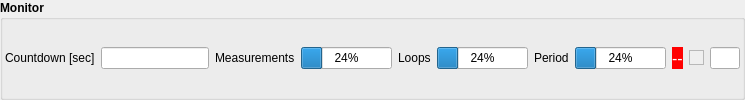
              <widget class="QGroupBox" name="groupBox_monitor">
               <property name="font">
                <font>
                 <pointsize>9</pointsize>
                 <weight>75</weight>
                 <bold>true</bold>
                </font>
               </property>
               <property name="title">
                <string>Monitor</string>
               </property>
               <layout class="QGridLayout" name="gridLayout_16">
                <property name="leftMargin">
                 <number>2</number>
                </property>
                <property name="topMargin">
                 <number>2</number>
                </property>
                <property name="rightMargin">
                 <number>2</number>
                </property>
                <property name="bottomMargin">
                 <number>2</number>
                </property>
                <item row="0" column="8">
                 <widget class="QLabel" name="label_display_status">
                  <property name="palette">
                   <palette>
                    <active>
                     <colorrole role="WindowText">
                      <brush brushstyle="SolidPattern">
                       <color alpha="255">
                        <red>255</red>
                        <green>255</green>
                        <blue>255</blue>
                       </color>
                      </brush>
                     </colorrole>
                     <colorrole role="Base">
                      <brush brushstyle="SolidPattern">
                       <color alpha="255">
                        <red>255</red>
                        <green>255</green>
                        <blue>255</blue>
                       </color>
                      </brush>
                     </colorrole>
                     <colorrole role="Window">
                      <brush brushstyle="SolidPattern">
                       <color alpha="255">
                        <red>255</red>
                        <green>0</green>
                        <blue>0</blue>
                       </color>
                      </brush>
                     </colorrole>
                    </active>
                    <inactive>
                     <colorrole role="WindowText">
                      <brush brushstyle="SolidPattern">
                       <color alpha="255">
                        <red>255</red>
                        <green>255</green>
                        <blue>255</blue>
                       </color>
                      </brush>
                     </colorrole>
                     <colorrole role="Base">
                      <brush brushstyle="SolidPattern">
                       <color alpha="255">
                        <red>255</red>
                        <green>255</green>
                        <blue>255</blue>
                       </color>
                      </brush>
                     </colorrole>
                     <colorrole role="Window">
                      <brush brushstyle="SolidPattern">
                       <color alpha="255">
                        <red>255</red>
                        <green>0</green>
                        <blue>0</blue>
                       </color>
                      </brush>
                     </colorrole>
                    </inactive>
                    <disabled>
                     <colorrole role="WindowText">
                      <brush brushstyle="SolidPattern">
                       <color alpha="255">
                        <red>120</red>
                        <green>120</green>
                        <blue>120</blue>
                       </color>
                      </brush>
                     </colorrole>
                     <colorrole role="Base">
                      <brush brushstyle="SolidPattern">
                       <color alpha="255">
                        <red>255</red>
                        <green>0</green>
                        <blue>0</blue>
                       </color>
                      </brush>
                     </colorrole>
                     <colorrole role="Window">
                      <brush brushstyle="SolidPattern">
                       <color alpha="255">
                        <red>255</red>
                        <green>0</green>
                        <blue>0</blue>
                       </color>
                      </brush>
                     </colorrole>
                    </disabled>
                   </palette>
                  </property>
                  <property name="font">
                   <font>
                    <pointsize>12</pointsize>
                    <weight>50</weight>
                    <italic>false</italic>
                    <bold>false</bold>
                   </font>
                  </property>
                  <property name="accessibleDescription">
                   <string>mmonitor:/display_text_state:RTUPDATE=yes</string>
                  </property>
                  <property name="autoFillBackground">
                   <bool>true</bool>
                  </property>
                  <property name="text">
                   <string>--</string>
                  </property>
                 </widget>
                </item>
                <item row="0" column="5">
                 <widget class="QProgressBar" name="progressBar_2">
                  <property name="font">
                   <font>
                    <weight>50</weight>
                    <italic>false</italic>
                    <bold>false</bold>
                   </font>
                  </property>
                  <property name="accessibleDescription">
                   <string>mmonitor:/progress_loops:RTUPDATE=yes</string>
                  </property>
                  <property name="value">
                   <number>24</number>
                  </property>
                 </widget>
                </item>
                <item row="0" column="6">
                 <widget class="QLabel" name="label_38">
                  <property name="font">
                   <font>
                    <weight>50</weight>
                    <italic>false</italic>
                    <bold>false</bold>
                   </font>
                  </property>
                  <property name="text">
                   <string>Period</string>
                  </property>
                 </widget>
                </item>
                <item row="0" column="4">
                 <widget class="QLabel" name="label_37">
                  <property name="font">
                   <font>
                    <weight>50</weight>
                    <italic>false</italic>
                    <bold>false</bold>
                   </font>
                  </property>
                  <property name="text">
                   <string>Loops</string>
                  </property>
                 </widget>
                </item>
                <item row="0" column="7">
                 <widget class="QProgressBar" name="progressBar_3">
                  <property name="font">
                   <font>
                    <weight>50</weight>
                    <italic>false</italic>
                    <bold>false</bold>
                   </font>
                  </property>
                  <property name="accessibleDescription">
                   <string>mmonitor:/progress_one_period:RTUPDATE=yes</string>
                  </property>
                  <property name="value">
                   <number>24</number>
                  </property>
                 </widget>
                </item>
                <item row="0" column="0">
                 <widget class="QLabel" name="label_ctdwn">
                  <property name="font">
                   <font>
                    <weight>50</weight>
                    <italic>false</italic>
                    <bold>false</bold>
                   </font>
                  </property>
                  <property name="text">
                   <string>Countdown [sec]</string>
                  </property>
                 </widget>
                </item>
                <item row="0" column="3">
                 <widget class="QProgressBar" name="progressBar">
                  <property name="font">
                   <font>
                    <weight>50</weight>
                    <italic>false</italic>
                    <bold>false</bold>
                   </font>
                  </property>
                  <property name="accessibleDescription">
                   <string>mmonitor:/progress_measures:RTUPDATE=yes</string>
                  </property>
                  <property name="value">
                   <number>24</number>
                  </property>
                 </widget>
                </item>
                <item row="0" column="10">
                 <widget class="QLineEdit" name="lineEdit_15">
                  <property name="minimumSize">
                   <size>
                    <width>30</width>
                    <height>0</height>
                   </size>
                  </property>
                  <property name="maximumSize">
                   <size>
                    <width>30</width>
                    <height>16777215</height>
                   </size>
                  </property>
                  <property name="font">
                   <font>
                    <weight>50</weight>
                    <italic>false</italic>
                    <bold>false</bold>
                   </font>
                  </property>
                  <property name="accessibleDescription">
                   <string>mmonitor:/glitches_all:RTUPDATE=yes,NUMDIGITS=0</string>
                  </property>
                 </widget>
                </item>
                <item row="0" column="1">
                 <widget class="QLineEdit" name="lineEdit_13">
                  <property name="font">
                   <font>
                    <weight>50</weight>
                    <italic>false</italic>
                    <bold>false</bold>
                   </font>
                  </property>
                  <property name="accessibleDescription">
                   <string>mmonitor:/countdown_togo:RTUPDATE=yes,NUMDIGITS=2</string>
                  </property>
                 </widget>
                </item>
                <item row="0" column="9">
                 <widget class="QLabel" name="label_3">
                  <property name="minimumSize">
                   <size>
                    <width>15</width>
                    <height>15</height>
                   </size>
                  </property>
                  <property name="maximumSize">
                   <size>
                    <width>15</width>
                    <height>15</height>
                   </size>
                  </property>
                  <property name="font">
                   <font>
                    <weight>50</weight>
                    <italic>false</italic>
                    <bold>false</bold>
                   </font>
                  </property>
                  <property name="accessibleDescription">
                   <string>mmonitor:/glitches_during_measurement:BEHAVIOR=JVX_WW_LABEL_ALERT,RTUPDATE=yes</string>
                  </property>
                  <property name="autoFillBackground">
                   <bool>true</bool>
                  </property>
                  <property name="frameShape">
                   <enum>QFrame::StyledPanel</enum>
                  </property>
                  <property name="frameShadow">
                   <enum>QFrame::Sunken</enum>
                  </property>
                  <property name="text">
                   <string/>
                  </property>
                 </widget>
                </item>
                <item row="0" column="2">
                 <widget class="QLabel" name="label_36">
                  <property name="font">
                   <font>
                    <weight>50</weight>
                    <italic>false</italic>
                    <bold>false</bold>
                   </font>
                  </property>
                  <property name="text">
                   <string>Measurements</string>
                  </property>
                 </widget>
                </item>
               </layout>
              </widget>
